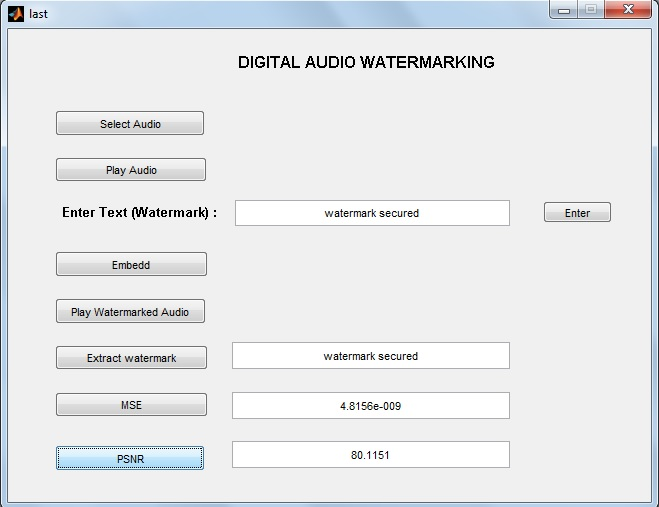
%> input picture GUI/audiowatermark.jpg, 659 x 507 px
$ octave Image_DWT.m   (GNU Octave 9; MATLAB toolbox functions it lacks are replaced by stand-ins)
%> lines starting %> are read from the running program, lines starting %| are printed output that depends on the picture
### IMAGE WATERMARKING/DWT/parameter.m
function [mse psnr] = parameter(pic1,pic2)
%Performance parameters
e=0;
[m,n,f]=size(pic1);
for i=1:m
    for j=1:n
        for k=1:f
        e=e+double((pic1(i,j,k)-pic2(i,j,k)).^2);
        end
    end
end
mse=e/(m*n*f);
m=max(max(max(pic1)));
psnr=10*log(double(m)^2/double(mse));

### IMAGE WATERMARKING/DWT/Image_DWT.m
%IMAGE WATERMARKING USING DWT
tic;
clc;
close all;
clear all;
%Get original image
[fname_o pthname_o]=uigetfile('*.jpg;*.png;*.tif;*bmp','Select the Base Image');
%> the answer given: ../../GUI/audiowatermark.jpg
img=imread([pthname_o fname_o]);
%> img is the input picture: size 507x659x3 uint8; mean R, G, B 230.4, 232.3, 234.1
img=imresize(img,[512 512]);
%> img: size 512x512x3 uint8
img=double(img);
%> img: size 512x512x3 double
c=0.01;                                                 %initialise the weight of watermarking
subplot(2,2,1);
imshow(uint8(img));
title('BASE IMAGE');
[p q r]=size(img);
%> p = 512; q = 512; r = 3
p1=p;
%> p1 = 512
q1=q;
%> q1 = 512
%Select the watermark image
[fname_o pthname_o]=uigetfile('*.jpg;*.png;*.tif;*bmp','Select the Watermark Image');
%> the answer given: ../../GUI/dct.jpg
n=imread([pthname_o fname_o]);
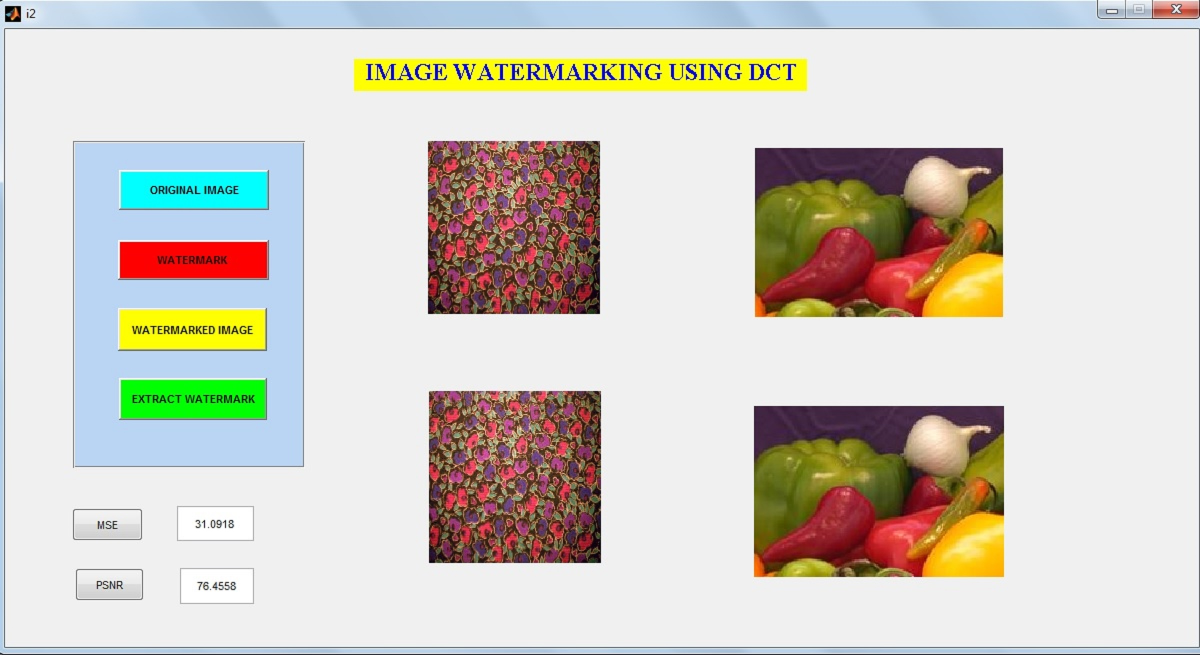
%> input picture GUI/dct.jpg, 2400 x 1310 px (shown at 1/2 size)
%> n is the input picture: size 1310x2400x3 uint8; mean R, G, B 208.7, 204.6, 195.7
watermark=imresize(n,[p/2 q/2]);
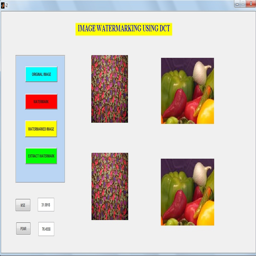
%> watermark: size 256x256x3 uint8; mean R, G, B 208.8, 204.6, 195.7
watermark=double(watermark);
%> watermark: size 256x256x3 double
subplot(2,2,2);
imshow(uint8(watermark));
title('WATERMARK IMAGE');
p=p/4;q=q/4;
%> after `p=p/4`: p = 128
%> after `q=q/4`: q = 128
for k=1:r
    [ca,ch,cv,cd]=dwt2(img(:,:,k),'db1');               %compute the wavelet transform L1
    [caa,cha,cva,cda]=dwt2(ca,'db1');                   %compute the wavelet transform L2
    %perform watermarking
    y=[caa cha;cva cda];
    Y=y+c*watermark(:,:,k);
    for i=1:p
        for j=1:q
            ncaa(i,j)=Y(i,j);
            ncva(i,j)=Y(i+p,j);
            ncha(i,j)=Y(i,j+q);
            ncda(i,j)=Y(i+p,j+p);
        end
    end
    %display the watermarked image
    d1=idwt2(ncaa,ncha,ncva,ncda,'db1');
    wimg(:,:,k)=(idwt2(d1,ch,cv,cd,'db1'));
    y1(:,:,k)=y;
end
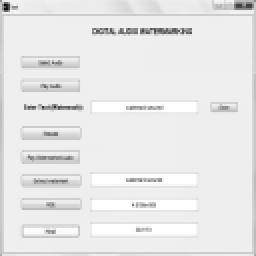
%> ncaa: size 128x128 double (shown 2 times larger); min 52.13, max 1022.5, mean 938.5; drawn with min black and max white
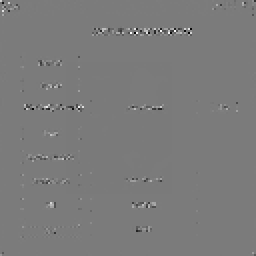
%> ncda: size 128x128 double (shown 2 times larger); min -242.6, max 261.9, mean 1.9; drawn with min black and max white
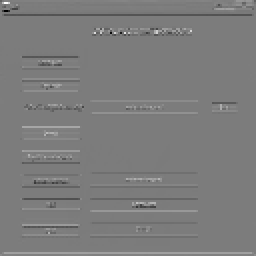
%> ncha: size 128x128 double (shown 2 times larger); min -431.9, max 456.6, mean 2.3; drawn with min black and max white
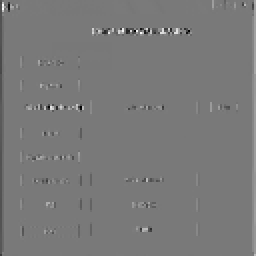
%> ncva: size 128x128 double (shown 2 times larger); min -392.9, max 435.3, mean 2.2; drawn with min black and max white
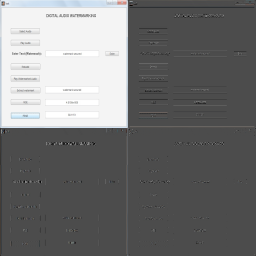
%> y1: size 256x256x3 double; mean R, G, B 230.7, 232.5, 234.3; drawn with min black and max white
subplot(2,2,3);
imshow(uint8(wimg));title('2-LEVEL DWT WATERMARKED IMAGE');

%%%%%%%%%%%%%%%%EXTRACTION%%%%%%%%%%%%%%%%%%

for k=1:r
    [rca,rch,rcv,rcd]=dwt2(wimg(:,:,k),'db1');
    [rcaa,rcha,rcva,rcda]=dwt2(rca,'db1');
    n1(:,:,k)=[rcaa,rcha;rcva,rcda];
    N1(:,:,k)=n1(:,:,k)-y1(:,:,k);
    N1(:,:,k)=N1(:,:,k)/c;
end
subplot(2,2,4);
imshow(uint8(N1)),title('EXTRACTED IMAGE');

%Display Performance Parameters
[mse psnr]=parameter(wimg,img);
%> after the loop in parameter, `for i=1:m`: e = 899539
%> in parameter, `mse=e/(m*n*f);`: mse = 1.14
%> in parameter, `m=max(max(max(pic1)));`: m = 257.4
%> in parameter, `psnr=10*log(double(m)^2/double(mse));`: psnr = 109.7
%> mse = 1.14; psnr = 109.7
disp(['MSE:',num2str(mse)]);
%| MSE:1.1438
disp(['PSNR:',num2str(psnr)]);
%| PSNR:109.672
toc;
